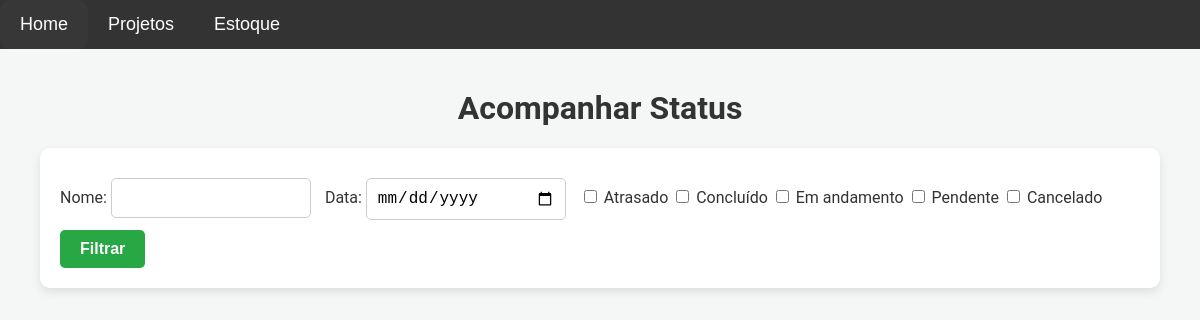
The page /status on the database as committed earlier.
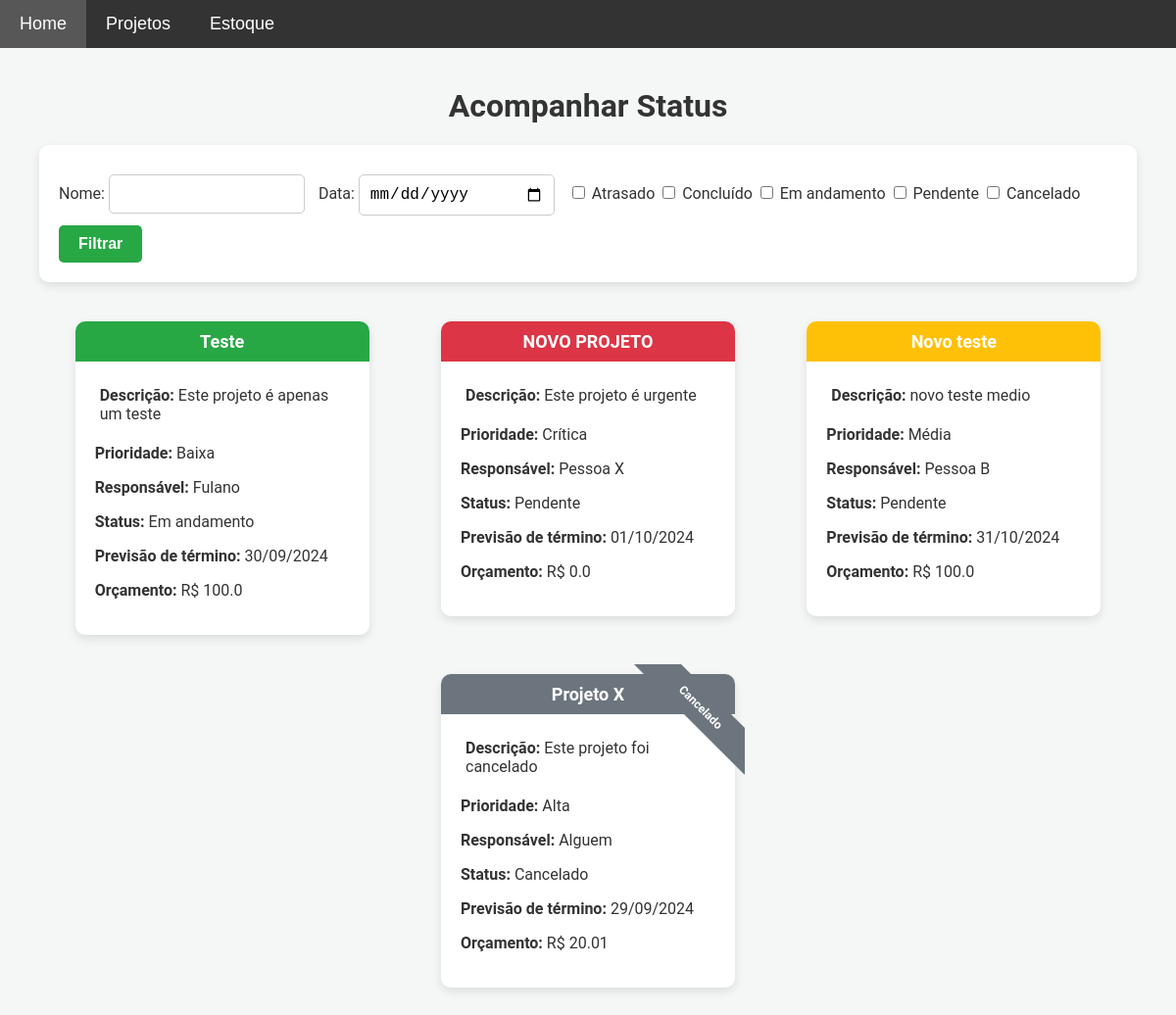
The same page on the database as committed later.
### models.py (models this page shows)
class Projeto(db.Model):
    id = db.Column(db.Integer, primary_key=True)
    nome = db.Column(db.String(100), nullable=False)
    descricao = db.Column(db.Text, nullable=False)
    prioridade = db.Column(db.String(50), nullable=False)
    previsao_termino = db.Column(db.Date, nullable=False)
    responsavel = db.Column(db.String(100), nullable=False)
    status = db.Column(db.String(50), nullable=False)
    orcamento = db.Column(db.Float, nullable=True)
    data_criacao = db.Column(db.DateTime, default=datetime.now(tz))  # Adiciona a data de criação com o fuso horário correto

### app.py (the view)
@app.route('/status', methods=['GET'])
def acompanhar_status():
    nome_filtro = request.args.get('nome', '')  # Filtro por nome de projeto
    data_filtro = request.args.get('data', '')  # Filtro por data
    filtro_atrasado = request.args.get('atrasado')
    filtro_concluido = request.args.get('concluido')
    filtro_em_andamento = request.args.get('em_andamento')
    filtro_pendente = request.args.get('pendente')
    filtro_cancelado = request.args.get('cancelado')
    query = Projeto.query
    if nome_filtro:
        query = query.filter(Projeto.nome.ilike(f'%{nome_filtro}%'))
    if data_filtro:
        query = query.filter(Projeto.previsao_termino == data_filtro)
    status_filtros = []
    if filtro_atrasado:
        query = query.filter(Projeto.previsao_termino < date.today(), Projeto.status != 'Concluído')
    if filtro_concluido:
        status_filtros.append('Concluído')
    if filtro_em_andamento:
        status_filtros.append('Em andamento')
    if filtro_pendente:
        status_filtros.append('Pendente')
    if filtro_cancelado:
        status_filtros.append('Cancelado')
    if status_filtros:
        query = query.filter(Projeto.status.in_(status_filtros))
    projetos = query.all()
    for projeto in projetos:
        if projeto.previsao_termino < date.today() and projeto.status != 'Concluído':
            projeto.status = 'Atrasado'
    return render_template('acompanhar_status.html', projetos=projetos)  # Renderiza o template com os projetos

### templates/acompanhar_status.html (shortened to what this page needs)
{% extends 'base.html' %}
{% block content %}
    <div class="container">
        <h1>Acompanhar Status</h1>
        <form method="GET" action="{{ url_for('acompanhar_status') }}">
            Nome: <input type="text" name="nome" value="{{ request.args.get('nome', '') }}">
            Data: <input type="date" name="data" value="{{ request.args.get('data', '') }}">
            <label>
                <input type="checkbox" name="atrasado" value="1" {% if request.args.get('atrasado') %}checked{% endif %}>
                Atrasado
            </label>
            <label>
                <input type="checkbox" name="concluido" value="1" {% if request.args.get('concluido') %}checked{% endif %}>
                Concluído
            </label>
            <label>
                <input type="checkbox" name="em_andamento" value="1" {% if request.args.get('em_andamento') %}checked{% endif %}>
                Em andamento
            </label>
            <label>
                <input type="checkbox" name="pendente" value="1" {% if request.args.get('pendente') %}checked{% endif %}>
                Pendente
            </label>
            <label>
                <input type="checkbox" name="cancelado" value="1" {% if request.args.get('cancelado') %}checked{% endif %}>
                Cancelado
            </label>
            <button type="submit">Filtrar</button>
        </form>
        <div class="projetos">
            {% for projeto in projetos %}
            <a href="{{ url_for('editar_projeto', projeto_id=projeto.id) }}" style="text-decoration: none; color: inherit;">
                <div class="card {% if projeto.status == 'Cancelado' %}card-cancelado{% endif %}" style="position: relative;">
                    {% if projeto.status == 'Atrasado' %}
                    <div class="ribbon ribbon-atrasado">
                        <span>Atrasado</span>
                    </div>
                    {% elif projeto.status == 'Concluído' %}
                    <div class="ribbon ribbon-concluido">
                        <span>Concluído</span>
                    </div>
                    {% elif projeto.status == 'Cancelado' %}
                    <div class="ribbon ribbon-cancelado">
                        <span>Cancelado</span>
                    </div>
                    {% endif %}
                    <div class="card-header
                        {% if projeto.prioridade == 'Baixa' %} baixa
                        {% elif projeto.prioridade == 'Média' %} media
                        {% elif projeto.prioridade == 'Alta' %} alta
                        {% elif projeto.prioridade == 'Crítica' %} critica
                        {% endif %}
                        {% if projeto.status == 'Cancelado' %} cancelado{% endif %}">
                        {{ projeto.nome }}
                    </div>
                    <div class="card-content">
                        <div class="descricao">
                            <p><strong>Descrição:</strong> {{ projeto.descricao }}</p>
                        </div>
                        <p><strong>Prioridade:</strong> {{ projeto.prioridade }}</p>
                        <p><strong>Responsável:</strong> {{ projeto.responsavel }}</p>
                        <p><strong>Status:</strong> {{ projeto.status }}</p>
                        <p><strong>Previsão de término:</strong> {{ projeto.previsao_termino.strftime('%d/%m/%Y') }}</p>
                        <p><strong>Orçamento:</strong> R$ {{ projeto.orcamento }}</p>
                    </div>
                </div>
            </a>
            {% endfor %}
        </div>
{% endblock %}

### templates/base.html (shortened to what this page needs)
<!DOCTYPE html>
<html lang="pt-BR">
<head>
    <link rel="stylesheet" href="{{ url_for('static', filename='css/style.css') }}">
</head>
<body>
    <nav class="navbar">
        <ul class="main-menu">
            <li><a href="{{ url_for('home') }}">Home</a></li>
            <li class="dropdown">
                <a href="javascript:void(0)" class="dropbtn">Projetos</a>
            </li>
            <li class="dropdown">
                <a href="javascript:void(0)" class="dropbtn">Estoque</a>
            </li>
        </ul>
    </nav>
    <div class="content">
        {% block content %}{% endblock %}
    </div>
</body>
</html>

### static/css/style.css (style rules this page uses)
body { font-family: 'Roboto', sans-serif; background-color: #f4f7f6; margin: 0; padding: 0; color: #333; }
h1, h3 { text-align: center; margin-top: 0; }
.container { max-width: 1200px; margin: 0 auto; padding: 20px; }
a { text-decoration: none; color: white; transition: background-color 0.3s ease; }
.content { padding: 20px; }
form { background-color: white; padding: 20px; border-radius: 10px; box-shadow: 0 4px 10px rgba(0, 0, 0, 0.1); margin-bottom: 20px; }
input[type="text"], input[type="date"], textarea, select { width: 100%; padding: 10px; margin: 10px 0; border: 1px solid #ccc; border-radius: 5px; font-size: 16px; box-sizing: border-box; }
form input[type="text"], form input[type="date"] { max-width: 200px; display: inline-block; margin-right: 10px; }
button { padding: 10px 20px; background-color: #28a745; color: white; border: none; border-radius: 5px; font-size: 16px; font-weight: bold; cursor: pointer; transition: background-color 0.3s ease; }
.projetos { display: flex; flex-wrap: wrap; justify-content: space-around; }
.card { background-color: white; width: 300px; margin: 20px; border-radius: 10px; box-shadow: 0 4px 10px rgba(0, 0, 0, 0.1); transition: transform 0.3s ease, box-shadow 0.3s ease; }
.card-header { font-size: 18px; font-weight: bold; color: white; padding: 10px; text-align: center; border-top-left-radius: 10px; border-top-right-radius: 10px; }
.card-content { padding: 20px; }
.descricao { max-height: 100px; overflow: auto; }
.descricao p { margin: 0; padding: 5px; }
.baixa { background-color: #28a745; }
.media { background-color: #ffc107; }
.alta { background-color: #fd7e14; }
.critica { background-color: #dc3545; }
.ribbon { width: 120px; height: 120px; position: absolute; top: -10px; right: -10px; overflow: hidden; }
.ribbon span { position: absolute; display: block; width: 160px; padding: 10px 0; background-color: #dc3545; color: white; text-align: center; font-weight: bold; transform: rotate(45deg); top: 27px; right: -35px; font-size: 12px; }
.ribbon-cancelado span { background-color: #6c757d; }
.card-cancelado .card-header { background-color: #6c757d; }
.navbar { background-color: #333; font-family: Arial, sans-serif; display: flex; align-items: center; position: relative; z-index: 1000; }
.navbar ul { list-style-type: none; margin: 0; padding: 0; display: flex; flex-wrap: wrap; }
.navbar ul li { position: relative; }
.navbar ul.main-menu > li > a { display: block; color: white; text-align: center; padding: 14px 20px; text-decoration: none; font-size: 18px; }
input[type="text"], input[type="date"], textarea, select { width: 100%; padding: 10px; margin-bottom: 10px; border: 1px solid #ccc; border-radius: 5px; font-size: 16px; }

Rows that differ between the two databases and show on the page:
added Projeto: nome "Teste", descricao "Este projeto é apenas um teste", prioridade "Baixa", responsavel "Fulano", status "Em andamento", previsao_termino "30/09/2024", orcamento "100.0"
added Projeto: nome "NOVO PROJETO", descricao "Este projeto é urgente", prioridade "Crítica", responsavel "Pessoa X", status "Pendente", previsao_termino "01/10/2024", orcamento "0.0"
added Projeto: nome "Novo teste", descricao "novo teste medio", prioridade "Média", responsavel "Pessoa B", status "Pendente", previsao_termino "31/10/2024", orcamento "100.0"
added Projeto: shows "Cancelado", nome "Projeto X", descricao "Este projeto foi cancelado", prioridade "Alta", responsavel "Alguem", status "Cancelado", previsao_termino "29/09/2024", orcamento "20.01"
